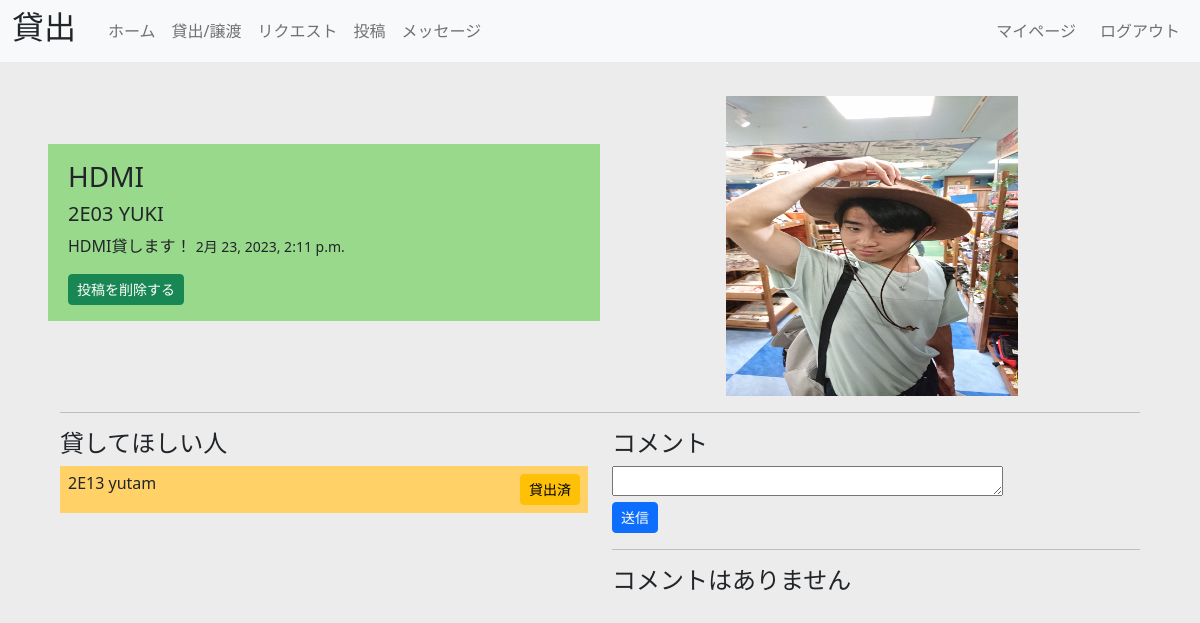
Before: /detail/3 (signed in) with the older database file.
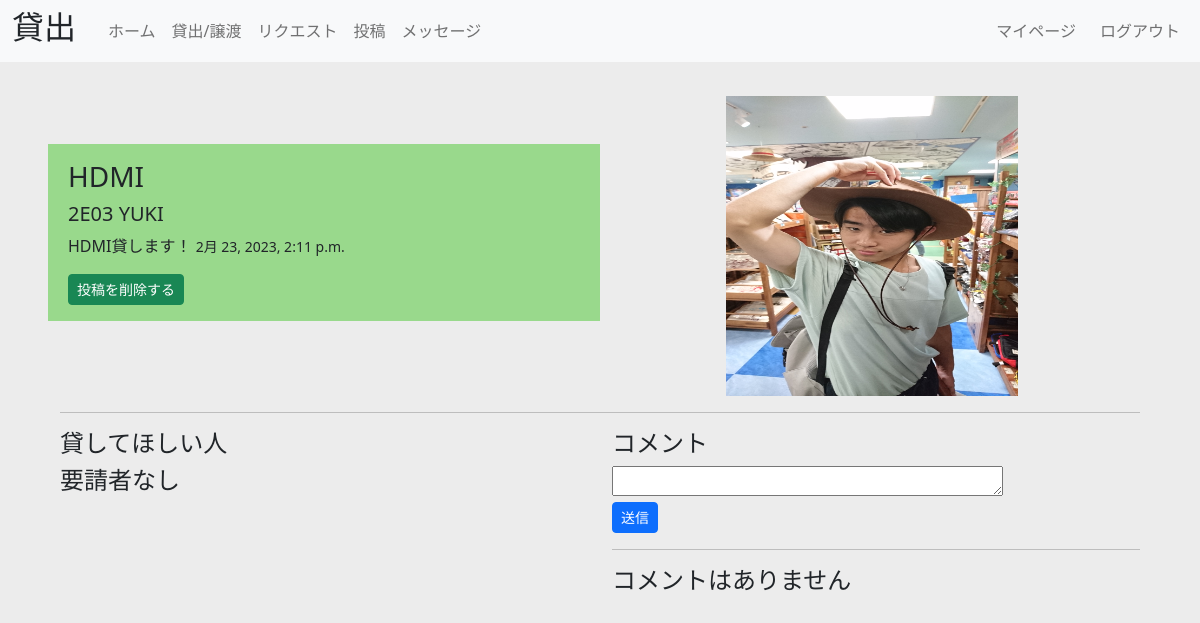
After: the same page with the newer database file.
### app1/models.py (models this page shows)
class Lending(models.Model):
    lender = models.ForeignKey(
        Profile,
        on_delete= models.CASCADE,
        related_name='lender',
    )
    item = models.ForeignKey(
        Item,
        on_delete= models.CASCADE,
        related_name='item',
    )
    state = models.IntegerField(default = 0) # 0 : 渡していない状態, 1 : 渡すと決めた状態, 2 : 渡した状態
    posted_at = models.DateTimeField(default=timezone.now)

### accounts/models.py (models this page shows)
class Profile(models.Model):
    user_name = models.CharField(max_length=50)
    room_number = models.CharField(max_length = 4)
    profile_image = models.ImageField(null = True, default='icons/neko.jpg')
    user = models.ForeignKey(
        User,
        on_delete=models.CASCADE,
    )

### app1/views.py (the view)
# urls.py: path('detail/<int:item_id>', views.detail, name='detail'),
@login_required
def detail(request, item_id):
    user = Profile.objects.get(user = request.user)
    item = Item.objects.get(pk = item_id)
    comments = Comment.objects.filter(item = item).order_by("-cmt_posted_at")
    form = CommentForm(request.POST or None)
    lendings = Lending.objects.filter(item = item).order_by("-posted_at")
    if form.is_valid():
        form.save()
        return redirect('detail', item_id = item.id)
    context = {'user' : user,
                'item' : item,
               'comments' : comments,
               'form' : form,
               'lendings' : lendings,
               }
    return render(request, 'app1/detail.html', context)

### app1/forms.py
class CommentForm(forms.ModelForm):
    class Meta:
        model = Comment
        exclude = ('cmt_posted_at',)
        widgets = {
            'detail': forms.Textarea(attrs={'rows':1, 'cols':40}),
        }
    def __init__(self, *args, **kwargs):
        super().__init__(*args, **kwargs)
        self.fields['detail'].required = True

### app1/templates/app1/detail.html (shortened to what this page needs)
{% extends 'app1/base.html' %}
{% load static %}
{% block header %}
{% if item.category == 0 %}
貸出
{% elif item.category == 1 %}
譲渡
{% else %}
リクエスト
{% endif %}
{% endblock header %}
{% block content %}
<div class="container mt-5">
    {% if item.category == 0 %}
    <div class="row">
        <div class="col detail mt-5" style="background-color: #99D98C; width: 50%; height: 70%;">
            <h3 class="ps-2 pt-3">{{ item.item_name }}</h3>
            <h5 class="ps-2">{{ item.user.room_number }} {{ item.user.user_name }}</h5>
            <p class="ps-2">{{ item.description }} <small>{{ item.posted_at }}</small></p>
            {% if item.user != user %}
            <div class="apply pb-3 ps-2"><a class="btn btn-success btn-sm" href="{% url 'deliver' item.id %}" role="button">貸してもらう</a></div>
            {% else %}
            <div class="apply pb-3 ps-2"><a class="btn btn-success btn-sm" href="{% url 'item_deleted' item.id %}" role="button">投稿を削除する</a></div>
            {% endif %}
        </div>
        {% if item.image %}
        <div class="col text-center">
            <img src='{{ item.image.url }}' class="pe-2" style="width:80%; height:100%;">
        </div>
        {% else %}
        <div class="col text-center">
            <img src='/media/yusuke.jpeg' class="pe-2" style="width:300px; height:300px;">
        </div>
        {% endif %}
    </div>
    {% endif %}
    <hr>
    <div class="row">
        <div class="col-md-6">
            {% if user == item.user %}
            {% if item.category == 0 %}
            <h4>貸してほしい人</h4>
            {% elif item.category == 1 %}
            <h4>欲しい人</h4>
            {% else %}
            <h4>貸してくれる人</h4>
            {% endif %}
            {% endif %}
            {% for lending in lendings %}
            {% if item.user == user%}
            {% if lending.item.category == 0 %}
            {% if lending.state == 0 %}
            <div class="d-flex justify-content-between mb-3" style="background-color: #99D98C;">
                <div class="p-2">
                    <h6>{{ lending.lender.room_number}} {{ lending.lender.user_name }}</h6>
                </div>
                <div class="p-2">
                    <a class="btn btn-success btn-sm" href="{% url 'change_state' lending.id %}" role="button">貸出す</a>
                </div>
            </div>
            {% elif lending.state == 1 %}
            <div class="d-flex justify-content-between mb-3" style="background-color: #FFD166;">
                <div class="p-2">
                    <h6>{{ lending.lender.room_number}} {{ lending.lender.user_name }}</h6>
                </div>
                <div class="p-2">
                    <a class="btn btn-warning btn-sm" href="{% url 'change_state' lending.id %}" role="button">貸出済</a>
                </div>
            </div>
            {% endif %}
            {% endif %}
            {% endif %}
            {% empty %}
            {% if user == item.user %}
            <h4>要請者なし</h4>
            {% endif %}
            {% endfor %}
        </div>
        <div class="col-md-6">
            <h4>コメント</h4>
            <form enctype="multipart/form-data" method="POST" action="">
                <div class="form_element">
                    {{form.detail}}
                </div>
                <input class="btn btn-primary btn-sm" type="submit" value="送信">
            </form>
            <hr>
            {% for comment in comments %}
            <div class="comment_list">
                <h6>{{ comment.user.room_number }} {{ comment.user.user_name }}</h6>
                <p>{{ comment.detail }}</p>
                <small>{{ comment.cmt_posted_at }}</small>
                <hr>
            </div>
            {% empty %}
            <h4>コメントはありません</h4>
            {% endfor %}
        </div>
    </div>
</div>
{% endblock content %}

Changed rows visible on the page:
removed Lending: lender.room_number "2E13", lender.user_name "yutam"
Other visible differences:
text now shown: "要請者なし"
